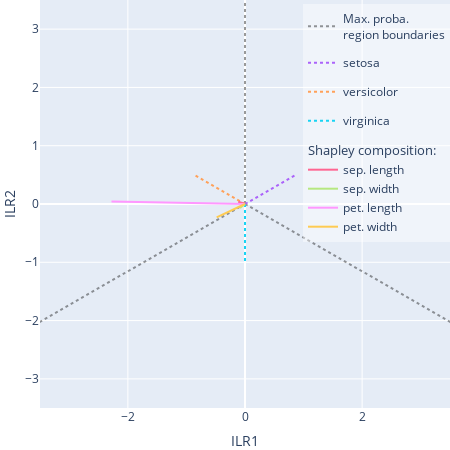
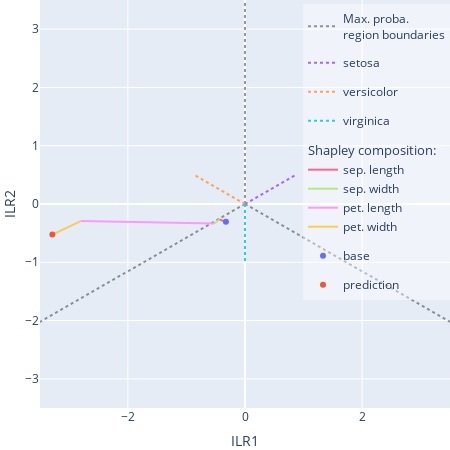

The code cell stored with these charts, in order, in its notebook:
### Code cell
#PLOT the 2D ILR SPACE (CORRESPONDING TO THE CHOSEN ILR COMPONENTS LISTED IN BALANCES).
#plot range [-lim, lim]
#If shapley_sum is True, the sum of the shapley vectors are summed from the base distribution to the prediction

fig = explainer.plot_ilr_space(balances=[1, 2], lim=3.5, figsize=450)

fig = explainer.plot_ilr_space(balances=[1, 2], shapley_sum=True, lim=3.5, figsize=450)

### Figure 1 — Plotly figure (JSON) as saved in the notebook; plotly's stock layout.template omitted (floating-point values rounded to 4 significant figures)
{"data": [{"line": {"color": "black", "dash": "dot"}, "mode": "lines", "name": "Max. proba.<br>region boundaries", "opacity": 0.4, "type": "scatter", "x": [0, -30.31], "y": [0, -17.5]}, {"line": {"color": "black", "dash": "dot"}, "mode": "lines", "name": "Max. proba.<br>region boundaries", "opacity": 0.4, "showlegend": false, "type": "scatter", "x": [0, 30.31], "y": [0, -17.5]}, {"line": {"color": "black", "dash": "dot"}, "mode": "lines", "name": "Max. proba.<br>region boundaries", "opacity": 0.4, "showlegend": false, "type": "scatter", "x": [0, 3.37e-15], "y": [0, 35.0]}, {"legendgroup": "class0", "line": {"dash": "dot"}, "mode": "lines", "name": "setosa", "type": "scatter", "x": [0, 0.866], "y": [0, 0.5]}, {"legendgroup": "class1", "line": {"dash": "dot"}, "mode": "lines", "name": "versicolor", "type": "scatter", "x": [0, -0.866], "y": [0, 0.5]}, {"legendgroup": "class2", "line": {"dash": "dot"}, "mode": "lines", "name": "virginica", "type": "scatter", "x": [0, -9.628e-17], "y": [0, -1.0]}, {"legendgroup": "shapley", "legendgrouptitle": {"text": "Shapley composition:"}, "mode": "lines", "name": "sep. length", "type": "scatter", "x": [0, -0.1138], "y": [0, 0.03813]}, {"legendgroup": "shapley", "legendgrouptitle": {"text": "Shapley composition:"}, "mode": "lines", "name": "sep. width", "type": "scatter", "x": [0, -0.08638], "y": [0, -0.06862]}, {"legendgroup": "shapley", "legendgrouptitle": {"text": "Shapley composition:"}, "mode": "lines", "name": "pet. length", "type": "scatter", "x": [0, -2.28], "y": [0, 0.04163]}, {"legendgroup": "shapley", "legendgrouptitle": {"text": "Shapley composition:"}, "mode": "lines", "name": "pet. width", "type": "scatter", "x": [0, -0.4837], "y": [0, -0.2305]}], "layout": {"autosize": false, "height": 450, "legend": {"bgcolor": "rgba(255,255,255,0.4)", "x": 1, "xanchor": "right", "y": 0.99, "yanchor": "top"}, "margin": {"b": 0, "l": 0, "r": 0, "t": 0}, "width": 450, "xaxis": {"range": [-3.5, 3.5], "title": {"text": "ILR1"}, "type": "linear"}, "yaxis": {"range": [-3.5, 3.5], "title": {"text": "ILR2"}, "type": "linear"}}}

### Figure 2 — Plotly figure (JSON) as saved in the notebook; plotly's stock layout.template omitted (floating-point values rounded to 4 significant figures)
{"data": [{"line": {"color": "black", "dash": "dot"}, "mode": "lines", "name": "Max. proba.<br>region boundaries", "opacity": 0.4, "type": "scatter", "x": [0, -30.31], "y": [0, -17.5]}, {"line": {"color": "black", "dash": "dot"}, "mode": "lines", "name": "Max. proba.<br>region boundaries", "opacity": 0.4, "showlegend": false, "type": "scatter", "x": [0, 30.31], "y": [0, -17.5]}, {"line": {"color": "black", "dash": "dot"}, "mode": "lines", "name": "Max. proba.<br>region boundaries", "opacity": 0.4, "showlegend": false, "type": "scatter", "x": [0, 3.37e-15], "y": [0, 35.0]}, {"legendgroup": "class0", "line": {"dash": "dot"}, "mode": "lines", "name": "setosa", "type": "scatter", "x": [0, 0.866], "y": [0, 0.5]}, {"legendgroup": "class1", "line": {"dash": "dot"}, "mode": "lines", "name": "versicolor", "type": "scatter", "x": [0, -0.866], "y": [0, 0.5]}, {"legendgroup": "class2", "line": {"dash": "dot"}, "mode": "lines", "name": "virginica", "type": "scatter", "x": [0, -9.628e-17], "y": [0, -1.0]}, {"legendgroup": "shapley", "legendgrouptitle": {"text": "Shapley composition:"}, "mode": "lines", "name": "sep. length", "type": "scatter", "x": [-0.3254, -0.4392], "y": [-0.3046, -0.2664]}, {"legendgroup": "shapley", "legendgrouptitle": {"text": "Shapley composition:"}, "mode": "lines", "name": "sep. width", "type": "scatter", "x": [-0.4392, -0.5256], "y": [-0.2664, -0.3351]}, {"legendgroup": "shapley", "legendgrouptitle": {"text": "Shapley composition:"}, "mode": "lines", "name": "pet. length", "type": "scatter", "x": [-0.5256, -2.805], "y": [-0.3351, -0.2934]}, {"legendgroup": "shapley", "legendgrouptitle": {"text": "Shapley composition:"}, "mode": "lines", "name": "pet. width", "type": "scatter", "x": [-2.805, -3.289], "y": [-0.2934, -0.5239]}, {"mode": "markers", "name": "base", "type": "scatter", "x": [-0.3254], "y": [-0.3046]}, {"mode": "markers", "name": "prediction", "type": "scatter", "x": [-3.289], "y": [-0.5239]}], "layout": {"autosize": false, "height": 450, "legend": {"bgcolor": "rgba(255,255,255,0.4)", "x": 1, "xanchor": "right", "y": 0.99, "yanchor": "top"}, "margin": {"b": 0, "l": 0, "r": 0, "t": 0}, "width": 450, "xaxis": {"range": [-3.5, 3.5], "title": {"text": "ILR1"}, "type": "linear"}, "yaxis": {"range": [-3.5, 3.5], "title": {"text": "ILR2"}, "type": "linear"}}}
